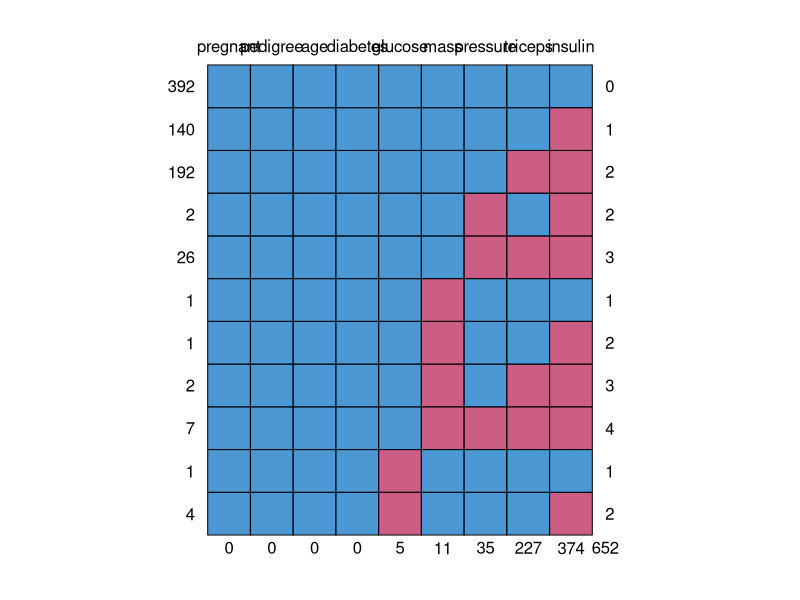
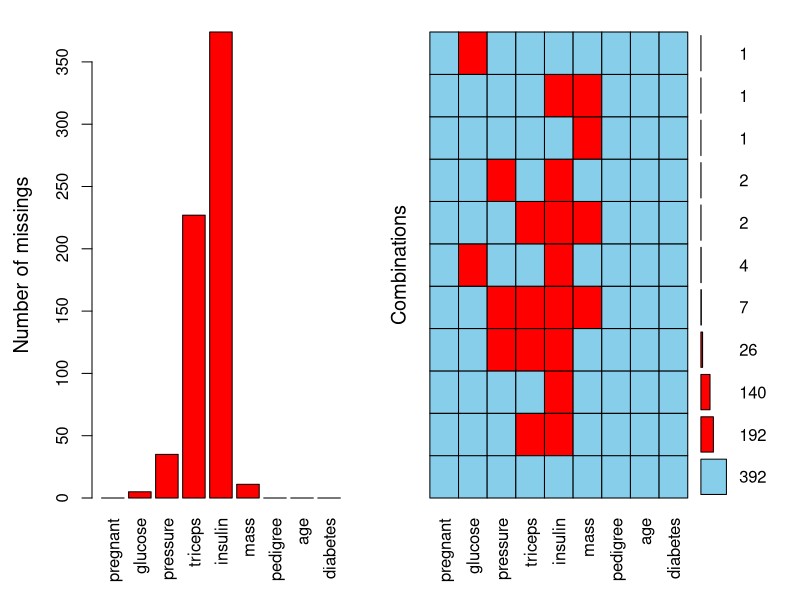

Reproduce these figures in R, in order. (Note: this script raises an error after producing the figures.)
setwd("D:/data/")

library(mlbench)
data <- data("PimaIndiansDiabetes2")

library(VIM)
library(mice)

md.pattern(PimaIndiansDiabetes2) # ditect missing values
aggr(PimaIndiansDiabetes2, prop=F, numbers=T) # plot missing values


library(caret)
# create missing values
preproc <- preProcess(PimaIndiansDiabetes2[.-9], method = "bagImpute")
data <- predict(preproc, PimaIndiansDiabetes2[,-9])
data$diabetes <- PimaIndiansDiabetes2$diabetes

# get train and test data
index <- createDataPartition(data$diabetes, times = 1, p=0.6, list = F)
train <- data[index, ]
test <- data[-index, ]

library(e1071)
model  <- naiveBayes(diabetes~., data=train)
pred <- predict(model, test)

library(gmodels)
CrossTable(test$diabetes, pred, prop.r = T, prop.c = F, prop.t = F, prop.chisq = F)

library(pROC)
pre <- predict(model, test, type="raw")

modelroc <- roc(test$diabetes, pre[,2])
plot(modelroc, print.auc=T)
